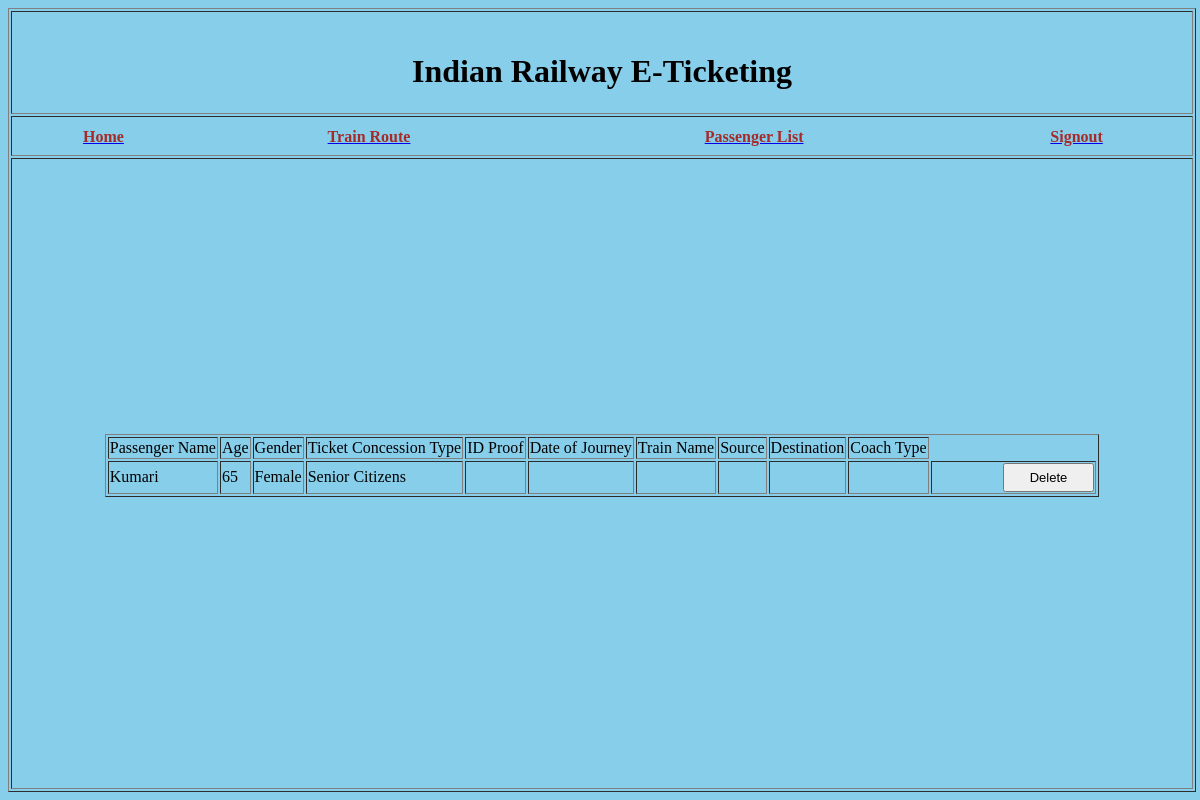
Page /railway/tcpassengerlistdisplay on the earlier database version.
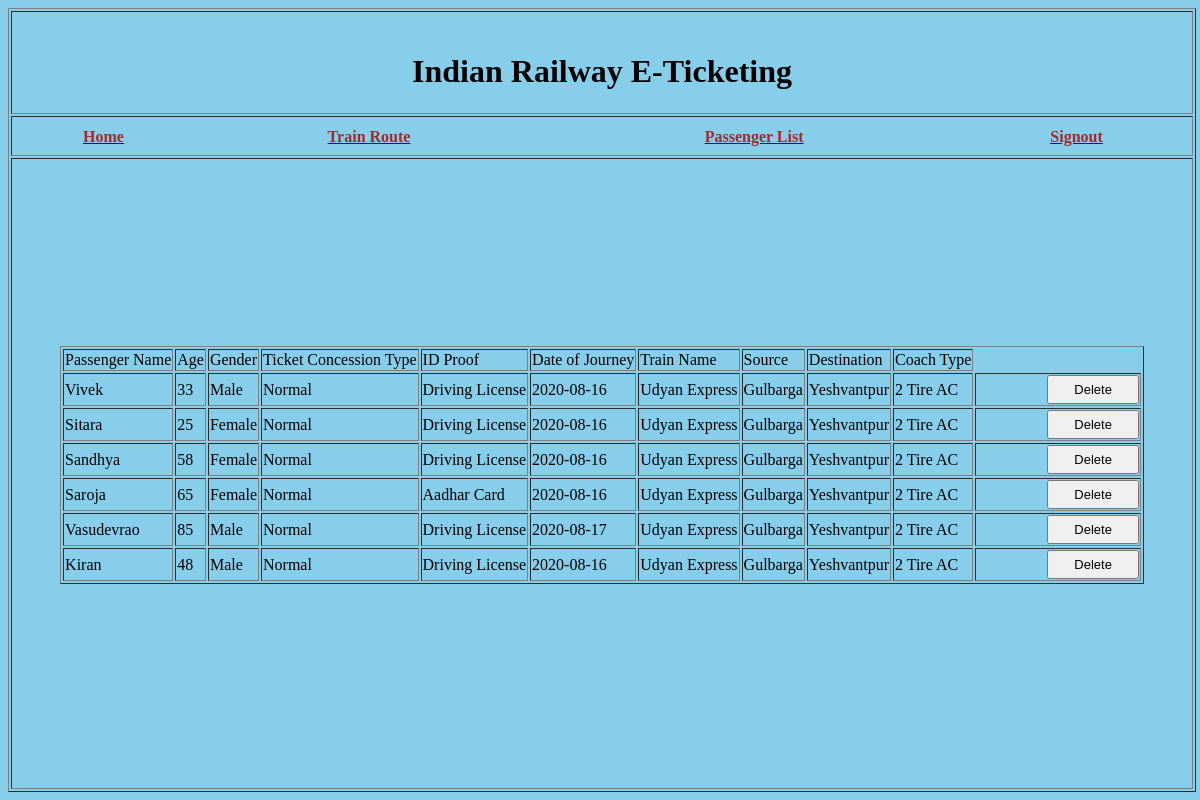
Same page on the later database version.
### RAILWAYAPP/models.py (models this page shows)
class PassengerData(models.Model):
	name=models.CharField(max_length=50)
	age=models.CharField(max_length=50)
	gender=models.CharField(max_length=30)
	concession=models.CharField(max_length=30)
	idproof=models.CharField(max_length=30,default="")
	doj=models.CharField(max_length=30,default="")
	trainid=models.CharField(max_length=30,default="")
	source=models.CharField(max_length=30,default="")
	destination=models.CharField(max_length=30,default="")
	coachtype=models.CharField(max_length=30,default="2 Tire AC")
	seatnumber=models.CharField(max_length=30,default="")
	seatstatus=models.CharField(max_length=30,default="")
	statusnumber=models.CharField(max_length=30,default="")
	ticketkey=models.CharField(max_length=30,default="")
	ttapproval=models.CharField(max_length=30,default="")
	pnrnumber=models.CharField(max_length=30,default="")

### RAILWAYAPP/views.py (the view)
# urls.py: path("tcpassengerlistdisplay",views.tcpassengerlistdisplay),
def tcpassengerlistdisplay(request):
	if request.method=="POST":
		pid=request.POST.get("pid","");
		data=PassengerData.objects.get(id=pid)
		data.delete()
		newdata=PassengerData.objects.all()
		return render(request,"RAILWAYAPP/tcpassengerlistdisplay.html",{"data":newdata})
	else:
		data=PassengerData.objects.all()
		return render(request,"RAILWAYAPP/tcpassengerlistdisplay.html",{"data":data})

### RAILWAYAPP/templates/RAILWAYAPP/tcpassengerlistdisplay.html (shortened to what this page needs)
<html>
 <head>
 </head>
 <body>
   <table style="width: 99%;height:100%;" border="1">
      <tr>
        <td style="width: 100%;height:10%;" align="center"><br/><h1>Indian Railway E-Ticketing</h1></td>
      </tr>
      <tr>
        <td style="width: 100%;height:5%;">
      <table style="width: 100%;height:100%;">
          <tr>
          <tr>
            <th><a href="tchome"><font color="brown">Home</font></a></th>
            <th><a href="trainroutedisplay"><font color="brown">Train Route</font></a></th>
            <th><a href="tcpassengerlistdisplay"><font color="brown">Passenger List</font></a></th>
            <th><a href="railway"><font color="brown">Signout</font></a></th>
          </tr>
          </tr>
      </table>
        </td>
      </tr>
      <tr>
        <td style="width: 100%;height:80%;">
     <form name="form1" method="POST">
	<table border=1 align="center">
<tr>
  <td>Passenger Name</td>
  <td>Age</td>
  <td>Gender</td>
  <td>Ticket Concession Type</td>
  <td>ID Proof</td>
  <td>Date of Journey</td>
  <td>Train Name</td>
  <td>Source</td>
  <td>Destination</td>
<td>Coach Type</td>
</tr>
  {%for d in data%}
  <form name="frm" method="post">
  <tr>
  	<td>{{d.name}}</td>
  	<td>{{d.age}}</td>
  	<td>{{d.gender}}</td>
  	<td>{{d.concession}}</td>
    <td>{{d.idproof}}</td>
    <td>{{d.doj}}</td>
    <td>{{d.trainid}}</td>
    <td>{{d.source}}</td>
    <td>{{d.destination}}</td>
    <td>{{d.coachtype}}</td>
    <td>
      <input type="submit" name="btnsubmit" value="Delete">
    </td>
  </tr>
  </form>
  {%endfor%}
    </table>
</body>
</html>

Differences in the rows shown:
removed PassengerData: name "Kumari", age "65", gender "Female", concession "Senior Citizens"
added PassengerData: name "Vivek", age "33", gender "Male", concession "Normal", idproof "Driving License", doj "2020-08-16", trainid "Udyan Express", source "Gulbarga", destination "Yeshvantpur", coachtype "2 Tire AC"
added PassengerData: name "Sitara", age "25", gender "Female", concession "Normal", idproof "Driving License", doj "2020-08-16", trainid "Udyan Express", source "Gulbarga", destination "Yeshvantpur", coachtype "2 Tire AC"
added PassengerData: name "Sandhya", age "58", gender "Female", concession "Normal", idproof "Driving License", doj "2020-08-16", trainid "Udyan Express", source "Gulbarga", destination "Yeshvantpur", coachtype "2 Tire AC"
added PassengerData: name "Saroja", age "65", gender "Female", concession "Normal", idproof "Aadhar Card", doj "2020-08-16", trainid "Udyan Express", source "Gulbarga", destination "Yeshvantpur", coachtype "2 Tire AC"
added PassengerData: name "Vasudevrao", age "85", gender "Male", concession "Normal", idproof "Driving License", doj "2020-08-17", trainid "Udyan Express", source "Gulbarga", destination "Yeshvantpur", coachtype "2 Tire AC"
added PassengerData: name "Kiran", age "48", gender "Male", concession "Normal", idproof "Driving License", doj "2020-08-16", trainid "Udyan Express", source "Gulbarga", destination "Yeshvantpur", coachtype "2 Tire AC"
